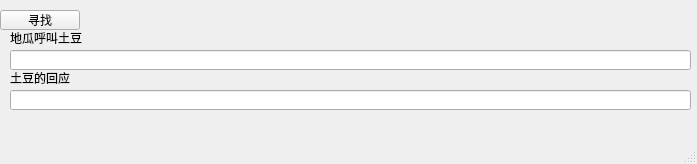
<?xml version="1.0" encoding="UTF-8"?>
<ui version="4.0">
 <class>MainWindow</class>
 <widget class="QMainWindow" name="MainWindow">
  <property name="geometry">
   <rect>
    <x>0</x>
    <y>0</y>
    <width>697</width>
    <height>164</height>
   </rect>
  </property>
  <property name="windowTitle">
   <string>MainWindow</string>
  </property>
  <widget class="QWidget" name="centralwidget">
   <widget class="QLabel" name="label">
    <property name="geometry">
     <rect>
      <x>10</x>
      <y>30</y>
      <width>141</width>
      <height>16</height>
     </rect>
    </property>
    <property name="text">
     <string>地瓜呼叫土豆</string>
    </property>
   </widget>
   <widget class="QLineEdit" name="ledtMgs">
    <property name="geometry">
     <rect>
      <x>10</x>
      <y>50</y>
      <width>681</width>
      <height>20</height>
     </rect>
    </property>
   </widget>
   <widget class="QPushButton" name="btn">
    <property name="geometry">
     <rect>
      <x>0</x>
      <y>10</y>
      <width>80</width>
      <height>20</height>
     </rect>
    </property>
    <property name="text">
     <string>寻找</string>
    </property>
   </widget>
   <widget class="QLineEdit" name="lineEdit">
    <property name="geometry">
     <rect>
      <x>10</x>
      <y>90</y>
      <width>681</width>
      <height>20</height>
     </rect>
    </property>
   </widget>
   <widget class="QLabel" name="label_2">
    <property name="geometry">
     <rect>
      <x>10</x>
      <y>70</y>
      <width>121</width>
      <height>16</height>
     </rect>
    </property>
    <property name="text">
     <string>土豆的回应</string>
    </property>
   </widget>
  </widget>
  <widget class="QMenuBar" name="menubar">
   <property name="geometry">
    <rect>
     <x>0</x>
     <y>0</y>
     <width>697</width>
     <height>22</height>
    </rect>
   </property>
  </widget>
  <widget class="QStatusBar" name="statusbar"/>
 </widget>
 <resources/>
 <connections/>
</ui>
